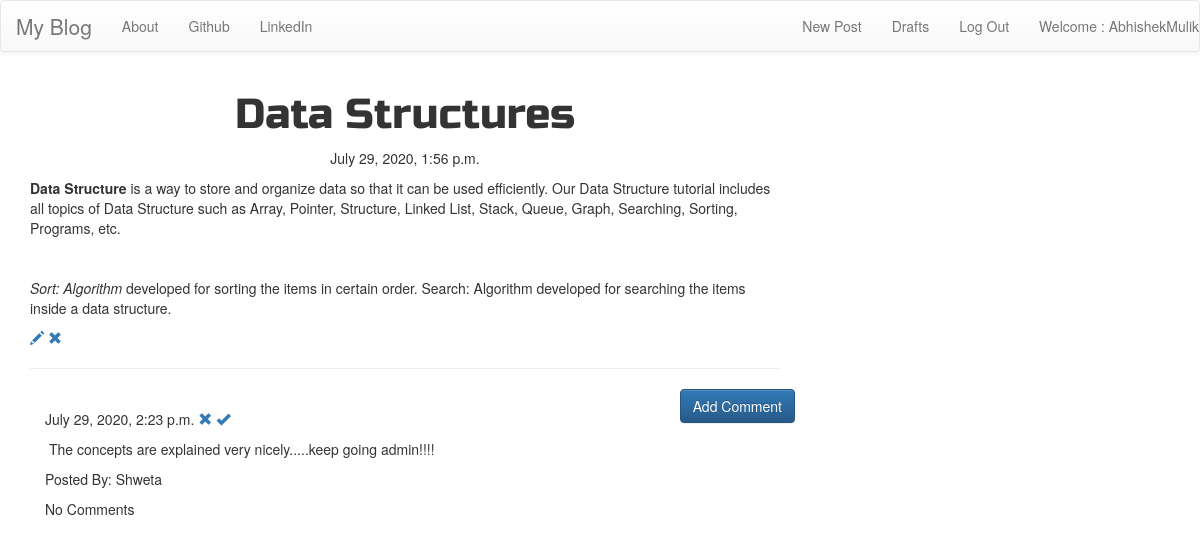
The app's page /post/1 (signed in) with its own data.
### blog/models.py (models this page shows, shortened)
class Post(models.Model):
    author=models.ForeignKey('auth.User',on_delete=models.CASCADE)
    title=models.CharField(max_length=200)
    text=models.TextField()
    created_date=models.DateTimeField(default=timezone.now)
    published_date=models.DateTimeField(blank=True,null=True)

class Comment(models.Model):
    post=models.ForeignKey('blog.Post',related_name='comments',on_delete=models.CASCADE)
    author=models.CharField(max_length=200)
    text=models.TextField()
    created_date=models.DateTimeField(default=timezone.now)
    approved_comments=models.BooleanField(default=False)

### blog/views.py (the view)
# urls.py: url(r'^post/(?P<pk>\d+)$', views.PostDetailView.as_view(), name='post_detail'),
class PostDetailView(DetailView):
    model=Post

### blog/templates/blog/post_detail.html
{% extends 'blog/base.html' %}
{% block content %}
<h1 class="posttitle loader">{{post.title}}</h1>
{% if post.published_date %}
    <div class="date postdate">
        {{post.published_date}}
    </div>
{% else %}
    <a class="btn btn-default" href="{% url 'post_published' pk=post.pk %}">Publish</a>
{% endif %}
<p class="postcontent">{{ post.text|safe|linebreaksbr}}</p>
{% if user.is_authenticated %}
  <a class="btn-btn-primary" href="{%url 'post_edit' pk=post.pk %}">
      <span class="glyphicon glyphicon-pencil"></span>
  </a>
  <a class="btn-btn-primary" href="{%url 'post_remove' pk=post.pk %}">
    <span class="glyphicon glyphicon-remove"></span>
   </a>
{%endif%}
<hr>
<a class="btn btn-primary btn-comment" href="{%url 'add_comment_to_post' pk=post.pk %}">Add Comment</a>
<div class="container">
    {% for comment in post.comments.all %}
    <br>
      {% if user.is_authenticated or comments.approved_comment %}
        {{ comment.created_date }}
            {% if not comment.approved_comment %}
            <a class="btn-btn-default" href="{%url 'comment_remove' pk=comment.pk %}">
                <span class="glyphicon glyphicon-remove"></span>
            </a>
            <a class="btn-btn-primary" href="{%url 'comment_approved' pk=comment.pk %}">
                <span class="glyphicon glyphicon-ok"></span>
            </a>
            {%endif%}
            <p>{{comment.text|safe|linebreaks}}</p>
            <p>Posted By: {{comment.author}}</p>
        {%endif%}
        <p>No Comments</p>
    {%endfor%}
</div>
{% endblock %}

### blog/templates/blog/base.html (shortened to what this page needs)
<!DOCTYPE html>
{% load static %}
<html>
    <head>
        <link rel="stylesheet" href="https://maxcdn.bootstrapcdn.com/bootstrap/3.3.7/css/bootstrap.min.css">
        <link rel="stylesheet" href="https://maxcdn.bootstrapcdn.com/bootstrap/3.3.7/css/bootstrap-theme.min.css">
        <link rel="stylesheet" href="//cdn.jsdelivr.net/medium-editor/latest/css/medium-editor.min.css" type="text/css" media="screen" charset="utf-8">
        <link rel="stylesheet" href="{% static 'css/blog.css' %}">
    </head>
    <body class="loader">
        <nav class="navbar navbar-default technofont custom-navbar">
            <div class="conatiner">
               <ul class="nav navbar-nav">
                <li><a class='navbar-brand bigbrand' href="{% url 'post_list' %}">My Blog</a></li>
                <li><a href="{% url 'about' %}">About</a></li>
                <li><a href="https://www.github.com">Github</a></li>
                <li><a href="https://www.linkedin.com">LinkedIn</a></li>
               </ul>
               <ul class="nav navbar-nav navbar-right">
                   {% if user.is_authenticated %}
                   <li>
                       <a href="{% url 'post_new' %}">New Post</a>
                   </li>
                   <li>
                    <a href="{% url 'post_draft_list' %}">Drafts</a>
                    </li>
                    <li>
                        <a href="{% url 'logout' %}">Log Out</a>
                    </li>
                    <li>
                        <a>Welcome : {{user.username}}</a>
                    </li>
                    {% else %}
                    <li><a class='nav navbar-right' href="{% url 'login' %}" ><span class="glyphicon glyphicon-user"></span></a></li>
                    {% endif %}
               </ul>
            </div>
        </nav>
    <div class="content container">
        <div class="row">
            <div class="col-md-8">
                <div class="blog_posts">
                    {% block content %}
                    {% endblock %}
                </div>
            </div>
        </div>
    </div>
    </body>
</html>

### blog/static/css/blog.css (style rules this page uses)
.bigbrand { font-size: 1.5em; }
.postdate { text-align: center; }
.posttitle { font-family: 'Russo One',sans-serif; font-size: 3em; text-align: center; }
.btn-comment { position: absolute; right: 0px; }
.loader { filter:hue-rotate(0deg); color:linear-gradient(45deg,#0f8,#08f); animation:hue 10000ms infinite linear; }

### records on screen
Post: title "Data Structures", published_date "July 29, 2020, 1:56 p.m.", text "Data Structure is a way to store and organize data so that it can be used efficiently. Our Data Structure tutorial includes all topics of Data Structure such as Array, Pointer, Structure, Linked List, Stack, Queue, Graph, Searching, Sorting, Programs, etc. Sort: Algorithm developed for sorting the items in certain order. Search: Algorithm developed for searching the items inside a data structure."
Comment: created_date "July 29, 2020, 2:23 p.m.", text "The concepts are explained very nicely.....keep going admin!!!!", author "Shweta"

### other values on screen
{{ user.username }} "AbhishekMulik"
